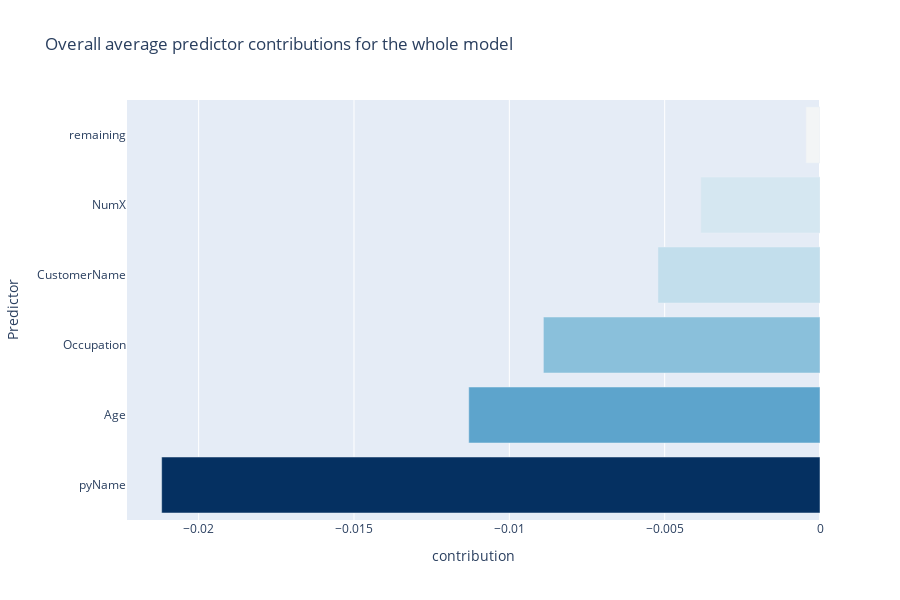
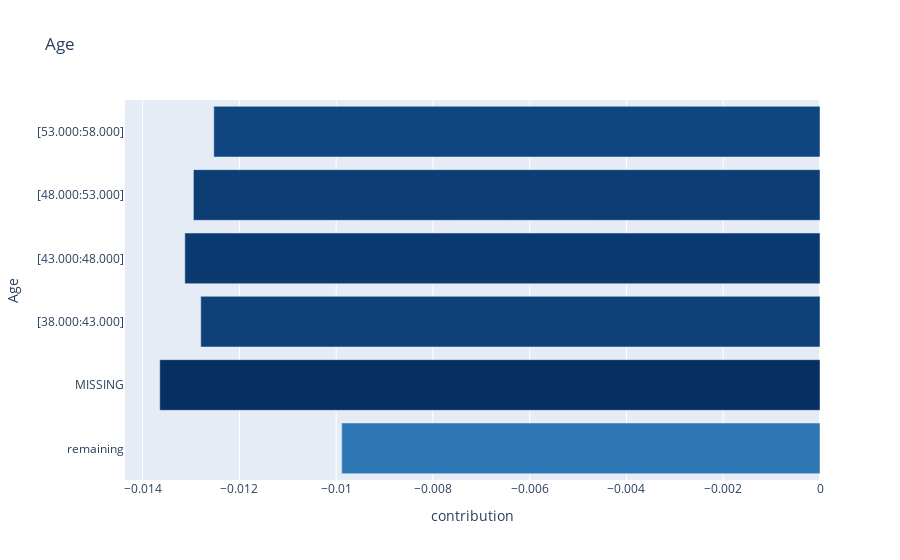
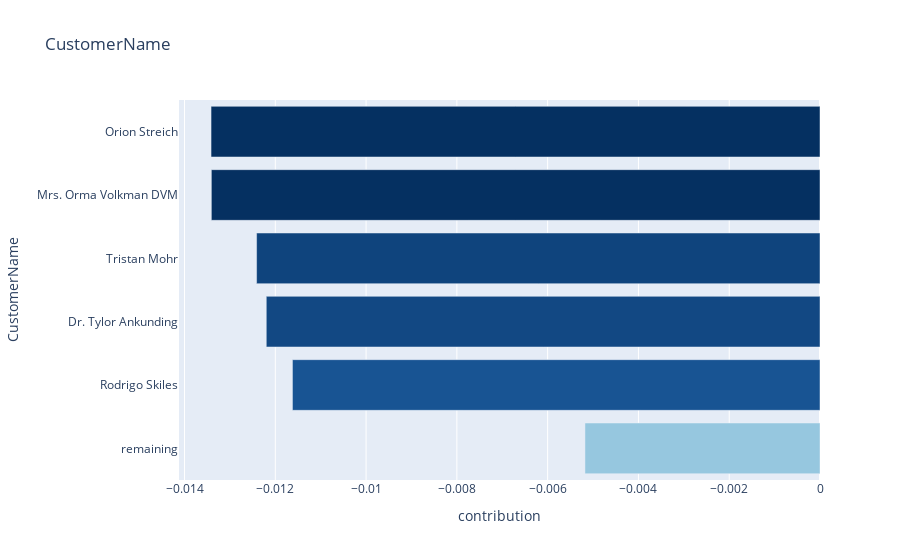
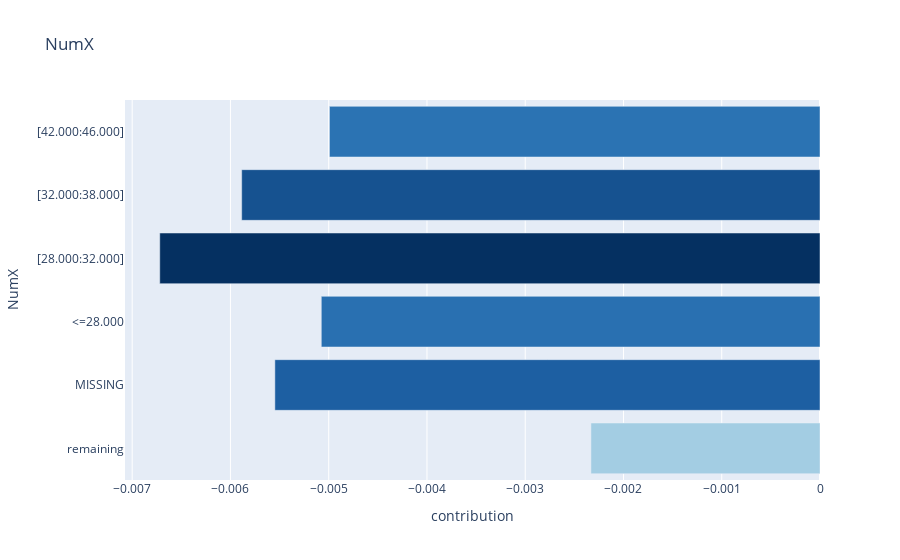

The code cell stored with these charts, in order, in its notebook:
### Markdown cell above
Note that the number of top predictors and top values can be changed by passing different values for the `top_n` and `top_k` parameters, respectively.

Additionally, if you are interested seeing the least contribution predictors, the `descending` parameter can be set to `False`. This will plot the least contributing predictors instead of the most contributing ones.

### Code cell
plots = explorer.plot_contributions(top_n = 5, top_k = 5)

### Figure 1 — Plotly figure (JSON) as saved in the notebook; plotly's stock layout.template omitted (floating-point values rounded to 4 significant figures)
{"data": [{"marker": {"cmid": 0, "color": [-0.02119, -0.01131, -0.008904, -0.005215, -0.003837, -0.0004566], "colorscale": [[0, "rgb(5,48,97)"], [0.1, "rgb(33,102,172)"], [0.2, "rgb(67,147,195)"], [0.3, "rgb(146,197,222)"], [0.4, "rgb(209,229,240)"], [0.5, "rgb(247,247,247)"], [0.6, "rgb(253,219,199)"], [0.7, "rgb(244,165,130)"], [0.8, "rgb(214,96,77)"], [0.9, "rgb(178,24,43)"], [1, "rgb(103,0,31)"]]}, "orientation": "h", "type": "bar", "x": [-0.02119, -0.01131, -0.008904, -0.005215, -0.003837, -0.0004566], "y": ["pyName", "Age", "Occupation", "CustomerName", "NumX", "remaining"]}], "layout": {"height": 600, "title": {"text": "Overall average predictor contributions for the whole model"}, "xaxis": {"title": {"text": "contribution"}}, "yaxis": {"title": {"text": "Predictor"}}}}

### Figure 2 — Plotly figure (JSON) as saved in the notebook; plotly's stock layout.template omitted (floating-point values rounded to 4 significant figures)
{"data": [{"marker": {"cmid": 0, "color": [-0.009886, -0.01365, -0.0128, -0.01313, -0.01295, -0.01253], "colorscale": [[0, "rgb(5,48,97)"], [0.1, "rgb(33,102,172)"], [0.2, "rgb(67,147,195)"], [0.3, "rgb(146,197,222)"], [0.4, "rgb(209,229,240)"], [0.5, "rgb(247,247,247)"], [0.6, "rgb(253,219,199)"], [0.7, "rgb(244,165,130)"], [0.8, "rgb(214,96,77)"], [0.9, "rgb(178,24,43)"], [1, "rgb(103,0,31)"]]}, "orientation": "h", "type": "bar", "x": [-0.009886, -0.01365, -0.0128, -0.01313, -0.01295, -0.01253], "y": ["remaining", "MISSING", "[38.000:43.000]", "[43.000:48.000]", "[48.000:53.000]", "[53.000:58.000]"]}], "layout": {"title": {"text": "Age"}, "xaxis": {"title": {"text": "contribution"}}, "yaxis": {"title": {"text": "Age"}}}}

### Figure 3 — Plotly figure (JSON) as saved in the notebook; plotly's stock layout.template omitted (floating-point values rounded to 4 significant figures)
{"data": [{"marker": {"cmid": 0, "color": [-0.005178, -0.01162, -0.0122, -0.01241, -0.01341, -0.01342], "colorscale": [[0, "rgb(5,48,97)"], [0.1, "rgb(33,102,172)"], [0.2, "rgb(67,147,195)"], [0.3, "rgb(146,197,222)"], [0.4, "rgb(209,229,240)"], [0.5, "rgb(247,247,247)"], [0.6, "rgb(253,219,199)"], [0.7, "rgb(244,165,130)"], [0.8, "rgb(214,96,77)"], [0.9, "rgb(178,24,43)"], [1, "rgb(103,0,31)"]]}, "orientation": "h", "type": "bar", "x": [-0.005178, -0.01162, -0.0122, -0.01241, -0.01341, -0.01342], "y": ["remaining", "Rodrigo Skiles", "Dr. Tylor Ankunding", "Tristan Mohr", "Mrs. Orma Volkman DVM", "Orion Streich"]}], "layout": {"title": {"text": "CustomerName"}, "xaxis": {"title": {"text": "contribution"}}, "yaxis": {"title": {"text": "CustomerName"}}}}

### Figure 4 — Plotly figure (JSON) as saved in the notebook; plotly's stock layout.template omitted (floating-point values rounded to 4 significant figures)
{"data": [{"marker": {"cmid": 0, "color": [-0.002331, -0.005548, -0.005075, -0.00672, -0.005886, -0.004992], "colorscale": [[0, "rgb(5,48,97)"], [0.1, "rgb(33,102,172)"], [0.2, "rgb(67,147,195)"], [0.3, "rgb(146,197,222)"], [0.4, "rgb(209,229,240)"], [0.5, "rgb(247,247,247)"], [0.6, "rgb(253,219,199)"], [0.7, "rgb(244,165,130)"], [0.8, "rgb(214,96,77)"], [0.9, "rgb(178,24,43)"], [1, "rgb(103,0,31)"]]}, "orientation": "h", "type": "bar", "x": [-0.002331, -0.005548, -0.005075, -0.00672, -0.005886, -0.004992], "y": ["remaining", "MISSING", "<=28.000", "[28.000:32.000]", "[32.000:38.000]", "[42.000:46.000]"]}], "layout": {"title": {"text": "NumX"}, "xaxis": {"title": {"text": "contribution"}}, "yaxis": {"title": {"text": "NumX"}}}}
